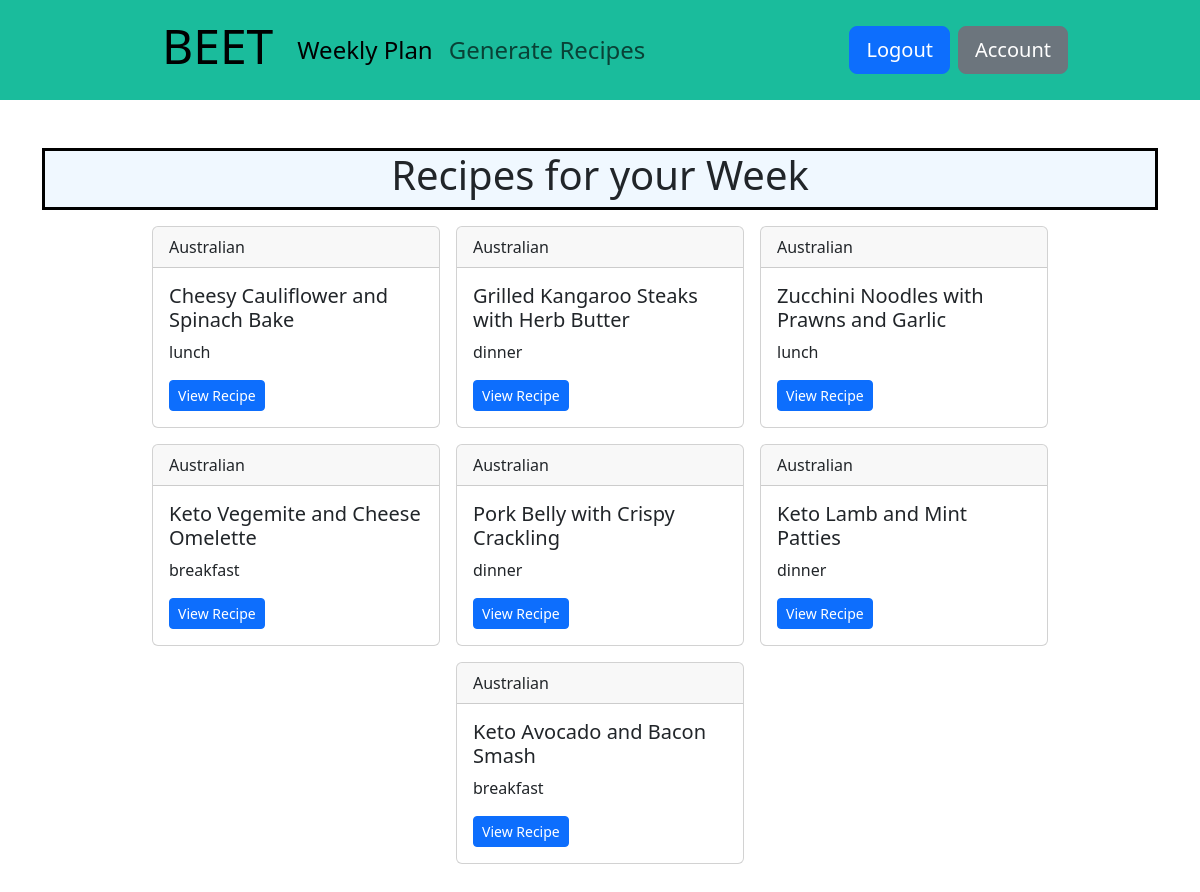
The page / (signed in) on the database its author committed.
### tables this page shows
CREATE TABLE added_recipes (id INTEGER PRIMARY KEY AUTOINCREMENT, title TEXT NOT NULL, meal_type TEXT, cuisine TEXT, method TEXT, ingredients TEXT, favourite BOOLEAN DEFAULT 0, user_id INTEGER, FOREIGN KEY (user_id) REFERENCES users(id));

### app.py (the view)
@app.route("/", methods=['GET'])
@login_required
def weekly_plan():
    methods_generated = db.execute('SELECT methods_generated FROM users WHERE id=?', session['user_id'])
    if not methods_generated[0]['methods_generated']:
        flash("No Recipes Currently Available, Please Generate/Select Recipes", "error")
        return redirect(url_for('generate'))
    weeklyRecipeCards = db.execute('SELECT id, title, meal_type, cuisine FROM added_recipes WHERE user_id=?',
                               session['user_id'])
    return render_template("weeklyPlan.html", weeklyRecipeCards=weeklyRecipeCards)

### functions.py (called while the page is built)
def login_required(f):
    @wraps(f)
    def decorated_function(*args, **kwargs):
        if session.get("user_id") is None:
            return redirect("/login")
        return f(*args, **kwargs)
    return decorated_function

### templates/weeklyPlan.html (shortened to what this page needs)
{% extends "layout.html" %}
{% block main %}
<div class="container-md container-style">
  <h1 class="mb-2">Recipes for your Week</h1>
</div>
<div class="recipe-container" style="justify-content: center;">
{% for recipe in weeklyRecipeCards %}
    <div class="card text-start recipe-card">
      <div class="card-header">
        {{ recipe['cuisine'] }}
      </div>
      <div class="card-body">
        <h5 class="card-title">{{ recipe['title'] }}</h5>
        <p class="card-text">{{ recipe['meal_type'] }}</p>
        <a class="btn btn-sm btn-primary" href="{{ url_for('view_recipe', recipe_id=recipe['id']) }}">View Recipe</a>
      </div>
    </div>
{% endfor %}
</div>
{% endblock %}

### templates/layout.html (shortened to what this page needs)
<!DOCTYPE html>
<html lang="en">
<head>
    <link href="https://cdn.jsdelivr.net/npm/bootstrap@5.3.3/dist/css/bootstrap.min.css" rel="stylesheet"
>
    <link href="/static/styles.css" rel="stylesheet">
</head>
<header>
    <nav class="navbar sticky-top navbar-expand-lg" style="background-color: #1abc9c;">
        <div class="container-fluid">
            <a class="navbar-brand h1" href="{{ url_for('weekly_plan') }}">BEET</a>
            <div class="collapse navbar-collapse">
                {% if session.get("user_id") %}
                <div class="navbar-nav container-fluid">
                    <a class="nav-link active fs-4" aria-current="page" href="{{ url_for('weekly_plan') }}">Weekly Plan</a>
                    <a class="nav-link fs-4" href="{{ url_for('generate') }}">Generate Recipes</a>
                </div>
                <div class="ms-auto container-fluid d-flex justify-content-end" style="margin-right: 100px;">
                    <a class="btn btn-primary btn-lg me-2" href="{{ url_for('logout') }}" type="button">Logout</a>
                    <a class="btn btn-secondary btn-lg me-2" href="{{ url_for('account') }}" type="button">Account</a>
                </div>
                {% endif %}
            </div>
        </div>
    </nav>
</header>
<body>
    <main class="container py-5 text-center">
        {% block main %}{% endblock %}
    </main>
</body>
</html>

### static/styles.css (style rules this page uses)
.navbar { height: 100px; }
.navbar-brand { font-size: 3rem; margin-left: 150px; }
.container-style { border-style: solid; border-color: black; background-color: #f0f8ff; }
.recipe-card { width: 18rem; }
.recipe-container { display: flex; flex-wrap: wrap; gap: 16px; justify-content: flex-start; padding: 16px; }

### rows shown on the page
added_recipes: cuisine "Australian", title "Cheesy Cauliflower and Spinach Bake", meal_type "lunch"
added_recipes: cuisine "Australian", title "Grilled Kangaroo Steaks with Herb Butter", meal_type "dinner"
added_recipes: cuisine "Australian", title "Zucchini Noodles with Prawns and Garlic", meal_type "lunch"
added_recipes: cuisine "Australian", title "Keto Vegemite and Cheese Omelette", meal_type "breakfast"
added_recipes: cuisine "Australian", title "Pork Belly with Crispy Crackling", meal_type "dinner"
added_recipes: cuisine "Australian", title "Keto Lamb and Mint Patties", meal_type "dinner"
added_recipes: cuisine "Australian", title "Keto Avocado and Bacon Smash", meal_type "breakfast"
